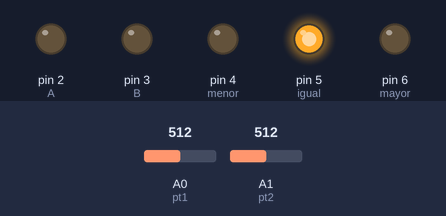
Recording of a sketch running on a simulated Arduino Uno, built with avr-gcc and run on an emulated ATmega328P. Shown: output pins drawn as LEDs (lit = HIGH). Inputs (shaded band) come from the test bench; at power-on: A0 (pt1) = 512, A1 (pt2) = 512.

Above: at 1.3 s.
1.4 s: A0 (pt1) set to 525
At 1.8 s:
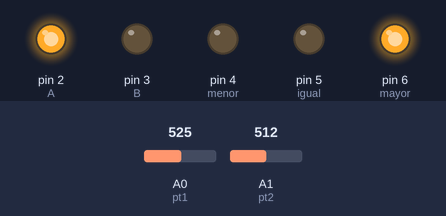
3.0 s: A1 (pt2) set to 525
At 4.1 s:
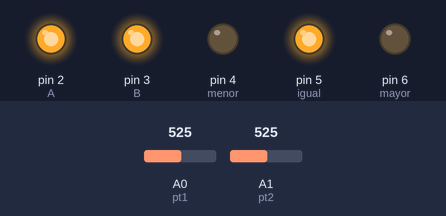
4.5 s: A0 (pt1) set to 511
At 5.3 s:
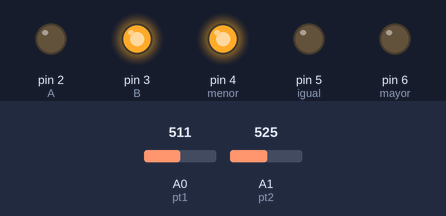
6.0 s: A0 (pt1) set to 716
At 6.5 s:
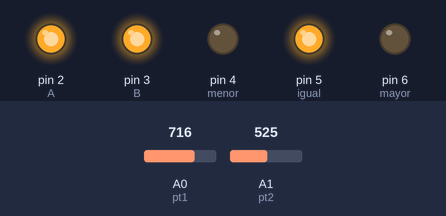
7.5 s: A0 (pt1) set to 502
At 8.8 s:
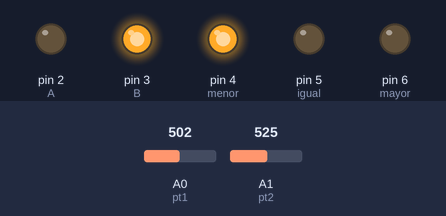
Timing chart, 0 to 10.0 s (numbered marks = the images above; inputs shaded):
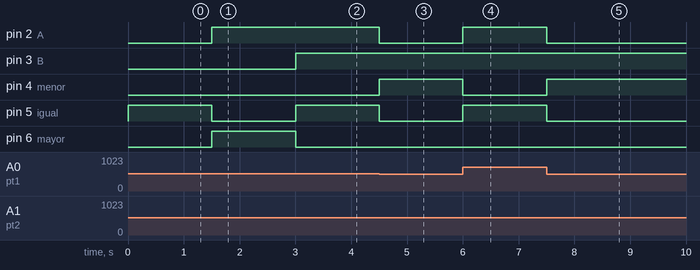

Measured:
- the behaviour switches between 512 and 513 on A0 (pt1) (found by bisection; images 0 and 1)
- the behaviour switches between 512 and 513 on A1 (pt2) (found by bisection; images 1 and 2)
- after the input at 1.4 s, pin 2 (A), pin 6 (mayor): LOW → HIGH after 0.10 s; pin 5 (igual): HIGH → LOW after 0.10 s
- after the input at 3.0 s, pin 3 (B), pin 5 (igual): LOW → HIGH at once; pin 6 (mayor): HIGH → LOW at once
- after the input at 4.5 s, pin 2 (A), pin 5 (igual): HIGH → LOW at once; pin 4 (menor): LOW → HIGH at once
- after the input at 6.0 s, pin 2 (A), pin 5 (igual): LOW → HIGH at once; pin 4 (menor): HIGH → LOW at once
- after the input at 7.5 s, pin 2 (A), pin 5 (igual): HIGH → LOW at once; pin 4 (menor): LOW → HIGH at once

The sketch:

Practica_Comparador.ino
```cpp
int A = 2;
int B = 3;
int menor = 4;
int igual = 5;
int mayor = 6;
int pt1 = A0;
int pt2 = A1;

void setup() {
  pinMode(A, OUTPUT);
  pinMode(B, OUTPUT);
  pinMode(igual, OUTPUT);
  pinMode(menor, OUTPUT);
  pinMode(mayor, OUTPUT);
  Serial.begin(9600);
}


int a;
int b;
void loop() {

  a = analogRead(pt1);
  b = analogRead(pt2);

  if (a > 512) {
    a = 1;
    digitalWrite(A, a);
  } else {
    a = 0;
    digitalWrite(A, a);
  }
  if (b > 512) {
    b = 1;
    digitalWrite(B, b);
  } else {
    b = 0;
    digitalWrite(B, b);
  }


  if (a == b) {
    digitalWrite(igual, 1);
    digitalWrite(mayor, 0);
    digitalWrite(menor, 0);
  } else if (a > b) {
    digitalWrite(mayor, 1);
    digitalWrite(igual, 0);
    digitalWrite(menor, 0);
  } else {
    digitalWrite(menor, 1);
    digitalWrite(igual, 0);
  }


  delay(500);
}
```
